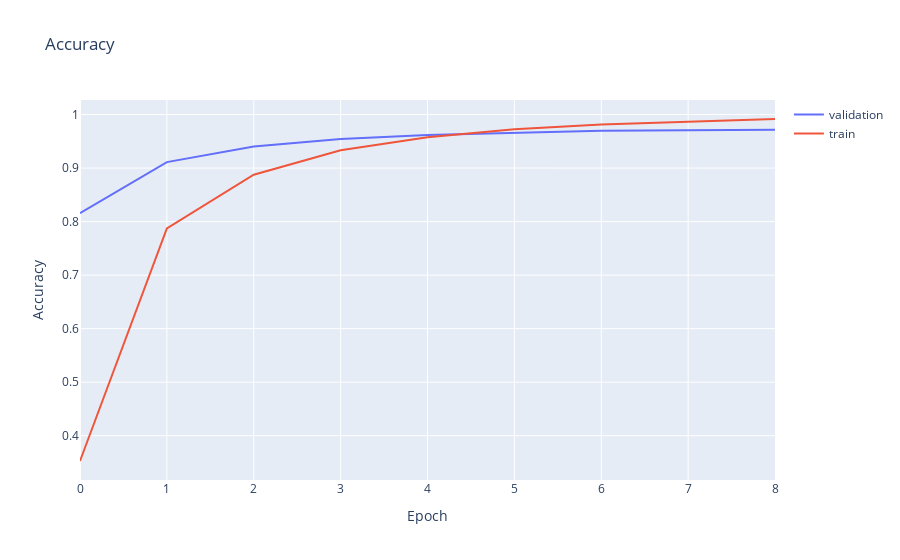

Write notebook code for a chart like this one.
### Code cell
df_train = pd.read_csv('data/epoch_ac/train.csv')
df_validation = pd.read_csv('data/epoch_ac/validation.csv')
fig = go.Figure()
fig.add_trace(go.Scatter(x=df_validation['Step'], y=df_validation['Value'], mode='lines', name='validation'))
fig.add_trace(go.Scatter(x=df_train['Step'], y=df_train['Value'], mode='lines', name='train'))
fig.update_layout(title='Accuracy', xaxis_title='Epoch', yaxis_title='Accuracy')
fig.show()

### Figure 1 — Plotly figure (JSON) as saved in the notebook; plotly's stock layout.template omitted (floating-point values rounded to 4 significant figures)
{"data": [{"mode": "lines", "name": "validation", "type": "scatter", "x": [0, 1, 2, 3, 4, 5, 6, 7, 8], "y": [0.8157, 0.9111, 0.9404, 0.9541, 0.9618, 0.9653, 0.9695, 0.9706, 0.9717]}, {"mode": "lines", "name": "train", "type": "scatter", "x": [0, 1, 2, 3, 4, 5, 6, 7, 8], "y": [0.3528, 0.7871, 0.8875, 0.9333, 0.9574, 0.9726, 0.9815, 0.9866, 0.9916]}], "layout": {"title": {"text": "Accuracy"}, "xaxis": {"title": {"text": "Epoch"}}, "yaxis": {"title": {"text": "Accuracy"}}}}
